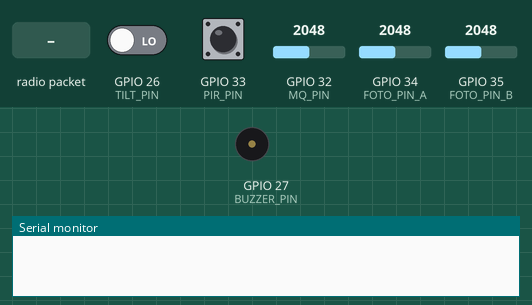
Bench run of a sketch on a simulated ESP32. Shown: buzzer (waves = sounding), the last lines printed to the serial monitor. Inputs (shaded band) come from the test bench; at power-on: GPIO 26 (TILT_PIN) LOW, GPIO 32 (MQ_PIN) = 2048, GPIO 33 (PIR_PIN) HIGH, GPIO 34 (FOTO_PIN_A) = 2048, GPIO 35 (FOTO_PIN_B) = 2048 (analog values on the 0–4095 scale). No radio packets arrive unless stated.

Above: at 1.2 s.
1.3 s: radio packet "1" arrives
At 2.1 s:
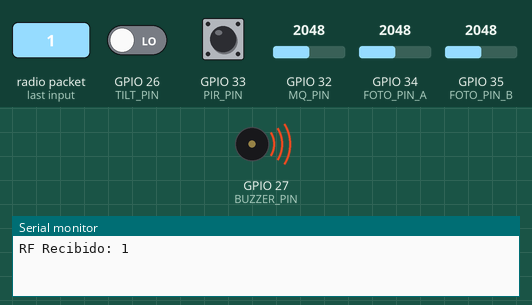
4.3 s: radio packet "0" arrives
Timing chart, 0 to 12.8 s (numbered marks = the images above; inputs shaded):
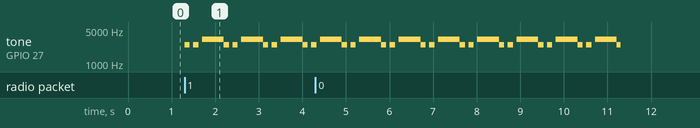

The sketch:

main_5mayo.ino
```cpp
#include <WiFi.h>
#include "config.h"
#include "TiltSensor.h"
#include "PIRSensor.h"
#include "FotoSensor.h"
#include "WebServerManager.h"
#include "MQSensor.h"
#include "Buzzer.h"
#include <RH_ASK.h>
#include "RFReceiver.h"

RH_ASK rf_driver(2000, 18, 2, 0);
Buzzer buzzer(BUZZER_PIN);
RFReceiver rfReceiver(&rf_driver, &buzzer);
MQSensor mq(MQ_PIN);
TiltSensor tilt(TILT_PIN, &rf_driver);
PIRSensor pir(PIR_PIN);
FotoSensor foto(FOTO_PIN_A, FOTO_PIN_B);
bool CoolUI = true;
WebServerManager web(tilt, pir, foto, mq, rfReceiver, CoolUI);

bool prevTiltAlert = false;

void setup() {
    Serial.begin(115200);
    WiFi.softAP(WIFI_SSID, WIFI_PASS);

    rf_driver.init();
    rfReceiver.begin();
    tilt.begin();
    pir.begin();
    foto.begin();
    mq.begin();
    buzzer.begin();
    web.begin();
}

void loop() {
    pir.update();
    foto.update();
    mq.update();
    rfReceiver.update();
    tilt.update();

    bool currentTiltAlert = tilt.isAlertActive();

    if (currentTiltAlert && !prevTiltAlert) {
        buzzer.playAlert();
    }

    // Si la alerta termina, apagamos el buzzer si no hay RF sonando
    if (!currentTiltAlert && prevTiltAlert) {
        buzzer.stop(); // Opcional si quieres silencio inmediato
    }

    prevTiltAlert = currentTiltAlert;

    buzzer.update();
    web.handleClient();
}
```

Buzzer.cpp
```cpp
#include "Buzzer.h"

Buzzer::Buzzer(int pin) : _pin(pin) {}

void Buzzer::begin() {
    pinMode(_pin, OUTPUT);
    ledcAttach(_pin, 2000, BUZZER_RESOLUTION);
    ledcWrite(_pin, 0);
}

void Buzzer::playAlert() {
    unsigned long now = millis();
    if (now < _endTime) {
        _endTime += 20000;
    } else {
        _endTime = now + 20000;
        _playing = true;
        _step = 0;
        _stepStart = now;
        playStep();
    }
}

void Buzzer::addTime(unsigned long t) {
    unsigned long now = millis();
    if (now < _endTime) {
        _endTime += t;
    } else {
        _endTime = now + t;
        _playing = true;
        _step = 0;
        _stepStart = now;
        playStep();
    }
}

void Buzzer::stop() {
    _playing = false;
    _endTime = 0;
    ledcWrite(_pin, 0);
}

void Buzzer::playStep() {
    int freq = _freqs[_step];
    if (freq == 0) {
        ledcWrite(_pin, 0);
    } else {
        ledcAttach(_pin, freq, BUZZER_RESOLUTION);
        ledcWrite(_pin, BUZZER_DUTY);
    }
}

void Buzzer::update() {
    if (!_playing) return;

    unsigned long now = millis();

    if (now >= _endTime) {
        stop();
        return;
    }

    if (now - _stepStart >= _durations[_step]) {
        _step = (_step + 1) % MELODY_LENGTH;
        _stepStart = now;
        playStep();
    }
}
```

Buzzer.h
```cpp
#pragma once

#include <Arduino.h>
#include "config.h"

class Buzzer {
public:
    Buzzer(int pin);

    void begin();
    void playAlert();
    void update();
    void addTime(unsigned long t);
    void stop();

private:
    int _pin;
    bool _playing = false;
    int _step = 0;
    unsigned long _stepStart = 0;
    unsigned long _endTime = 0;

    static const int MELODY_LENGTH = 5;
    int _freqs[MELODY_LENGTH] = {2500, 0, 2500, 0, 3200};
    int _durations[MELODY_LENGTH] = {120, 80, 120, 80, 500};

    void playStep();
};
```

FotoSensor.cpp
```cpp
#include "FotoSensor.h"

FotoSensor::FotoSensor(int pinA, int pinB)
    : _pinA(pinA), _pinB(pinB) {}

void FotoSensor::begin() {
    pinMode(_pinA, INPUT);
    pinMode(_pinB, INPUT);

    analogReadResolution(12);
}

float FotoSensor::adcToVoltage(int adc) {
    return (adc * ADC_VREF) / ADC_MAX;
}

void FotoSensor::update() {
    int rawA = analogRead(_pinA);
    int rawB = analogRead(_pinB);

    _voltageA = adcToVoltage(rawA);
    _voltageB = adcToVoltage(rawB);

    _cellReading = _voltageA - _voltageB;

    if (_cellReading < 0) {
        _cellReading = 0;
    }

    classifyLight();
}

void FotoSensor::classifyLight() {
    if (_cellReading <= FOTO_OSCURIDAD_MAX) {
        _lightState = "Oscuridad";
    } else if (_cellReading <= FOTO_TENUE_MAX) {
        _lightState = "Luz tenue";
    } else if (_cellReading <= FOTO_MEDIA_MAX) {
        _lightState = "Intensidad media";
    } else {
        _lightState = "Intensidad alta";
    }
}

float FotoSensor::getVoltageA() {
    return _voltageA;
}

float FotoSensor::getVoltageB() {
    return _voltageB;
}

float FotoSensor::getCellReading() {
    return _cellReading;
}

String FotoSensor::getLightState() {
    return _lightState;
}
```

FotoSensor.h
```cpp
#pragma once

#include <Arduino.h>
#include "config.h"

class FotoSensor {
public:
    FotoSensor(int pinA, int pinB);

    void begin();
    void update();

    float getVoltageA();
    float getVoltageB();
    float getCellReading();
    String getLightState();

private:
    int _pinA;
    int _pinB;

    float _voltageA = 0.0;
    float _voltageB = 0.0;
    float _cellReading = 0.0;

    String _lightState = "Oscuridad";

    float adcToVoltage(int adc);
    void classifyLight();
};
```

MQSensor.cpp
```cpp
#include "MQSensor.h"

MQSensor::MQSensor(int pin) : _pin(pin) {}

void MQSensor::begin() {
    pinMode(_pin, INPUT);
    analogReadResolution(12);
}

void MQSensor::update() {
    if (millis() - _tiempoAnterior >= _intervaloLectura) {
        int raw = analogRead(_pin);

        _samples[_sampleIndex] = raw;
        _sampleIndex++;

        if (_sampleIndex >= MQ_FILTER_WINDOW) {
            _sampleIndex = 0;
            _bufferFilled = true;
        }

        if (_bufferFilled || _sampleIndex > 0) {
            _adcValue = computeMedian();
            classifyPollution();
        }

        _tiempoAnterior = millis();
    }
}

int MQSensor::computeMedian() {
    int size = _bufferFilled ? MQ_FILTER_WINDOW : _sampleIndex;

    int temp[MQ_FILTER_WINDOW];
    for (int i = 0; i < size; i++) temp[i] = _samples[i];

    // Insertion sort (eficiente para N pequeño)
    for (int i = 1; i < size; i++) {
        int key = temp[i];
        int j = i - 1;
        while (j >= 0 && temp[j] > key) {
            temp[j + 1] = temp[j];
            j--;
        }
        temp[j + 1] = key;
    }

    return temp[size / 2];
}

void MQSensor::classifyPollution() {
    if (_adcValue < MQ_LOW_MAX) {
        _pollutionState = "Nivel bajo";
    } else if (_adcValue < MQ_MEDIUM_MAX) {
        _pollutionState = "Nivel medio";
    } else if (_adcValue >= MQ_HIGH_MIN) {
        _pollutionState = "Nivel alto";
    } else {
        _pollutionState = "Nivel medio-alto";
    }
}

int MQSensor::getADC() {
    return _adcValue;
}

String MQSensor::getPollutionState() {
    return _pollutionState;
}
```

MQSensor.h
```cpp
#pragma once

#include <Arduino.h>
#include "config.h"

#define MQ_FILTER_WINDOW 11  // impar para mediana limpia

class MQSensor {
public:
    MQSensor(int pin);

    void begin();
    void update();

    int getADC();
    String getPollutionState();

private:
    int _pin;

    int _samples[MQ_FILTER_WINDOW];
    int _sampleIndex = 0;
    bool _bufferFilled = false;

    int _adcValue = 0;
    String _pollutionState = "Nivel bajo";
    unsigned long _tiempoAnterior = 0;
    const unsigned long _intervaloLectura = 100;

    int computeMedian();
    void classifyPollution();
};
```

PIRSensor.cpp
```cpp
#include "PIRSensor.h"

PIRSensor::PIRSensor(int pin) : _pin(pin) {}

void PIRSensor::begin() {
    pinMode(_pin, INPUT);
}

void PIRSensor::update() {
    _motionDetected = digitalRead(_pin);
}

bool PIRSensor::isMotionDetected() {
    return _motionDetected;
}
```

PIRSensor.h
```cpp
#pragma once
#include <Arduino.h>

class PIRSensor {
public:
    PIRSensor(int pin);

    void begin();
    void update();

    bool isMotionDetected();

private:
    int _pin;
    bool _motionDetected = false;
};
```

RFReceiver.cpp
```cpp
#include "RFReceiver.h"

RFReceiver::RFReceiver(RH_ASK* driver, Buzzer* buzzer)
: _driver(driver), _buzzer(buzzer) {}

void RFReceiver::begin() {}

void RFReceiver::update() {
    uint8_t buf[RH_ASK_MAX_MESSAGE_LEN];
    uint8_t len = sizeof(buf);

    // Borrar historial después de 5 segundos de inactividad
    if (_logs.size() > 0 && (millis() - _logTimestamp > 5000)) {
        _logs.clear();
    }

    if (_driver->recv(buf, &len)) {
        buf[len] = '\0'; // Asegurar fin de cadena
        String msg = String((char*)buf);

        Serial.print("RF Recibido: ");
        Serial.println(msg);

        addLog(msg);
        _buzzer->addTime(5000); // Activar buzzer 5 seg por cualquier RF
    }
}

void RFReceiver::addLog(String msg) {
    if (_logs.size() > 5) {
        _logs.erase(_logs.begin());
    }
    _logs.push_back(msg);
    _logTimestamp = millis();
}

int RFReceiver::getLogCount() {
    return _logs.size();
}

String RFReceiver::getLog(int index) {
    if (index >= 0 && (size_t)index < _logs.size()) {
        return _logs[index];
    }
    return "";
}
```

RFReceiver.h
```cpp
#pragma once

#include <RH_ASK.h>
#include "Buzzer.h"
#include <vector>

class RFReceiver {
public:
    RFReceiver(RH_ASK* driver, Buzzer* buzzer);

    void begin();
    void update();

    // Métodos para el WebServerManager
    int getLogCount();
    String getLog(int index);

private:
    RH_ASK* _driver;
    Buzzer* _buzzer;

    std::vector<String> _logs;
    unsigned long _logTimestamp = 0;

    void addLog(String msg);
};
```

TiltSensor.cpp
```cpp
#include "TiltSensor.h"

TiltSensor::TiltSensor(int pin, RH_ASK* driver) : _pin(pin), _rfDriver(driver) {}

void TiltSensor::begin() {

    pinMode(_pin, INPUT_PULLDOWN);
    _sampleIndex = 0;
    _bufferFilled = false;
    _rfSent = false;

    _filteredState = 0;
    _prevFilteredState = 0;

    _tiltDetected = false;
    _alert = false;
    _alertStart = 0;

    _count = 0;
    _windowStart = 0;

}

void TiltSensor::resetSequence() {
    _sampleIndex = 0;
    _bufferFilled = false;

    _filteredState = 0;
    _prevFilteredState = 0;

    _tiltDetected = false;

    _count = 0;
    _windowStart = 0;
}

int TiltSensor::computeFilteredState() {
    int size = _bufferFilled ? TILT_FILTER_WINDOW : _sampleIndex;

    if (size < TILT_FILTER_WINDOW) {
        return _filteredState;
    }

    int ones = 0;

    for (int i = 0; i < size; i++) {
        if (_samples[i] == 1) ones++;
    }

    int percentOnes = (ones * 100) / size;
    int percentZeros = 100 - percentOnes;

    if (percentOnes >= TILT_FILTER_THRESHOLD_PERCENT) {
        return 1;
    }

    if (percentZeros >= TILT_FILTER_THRESHOLD_PERCENT) {
        return 0;
    }

    return -1;
}

void TiltSensor::update() {
    int raw = digitalRead(_pin);

    _tiltDetected = false;

    if (_alert && millis() - _alertStart > ALERT_HOLD_MS) {
        _alert = false;
        _rfSent = false;
    }

    _samples[_sampleIndex] = raw;
    _sampleIndex++;

    if (_sampleIndex >= TILT_FILTER_WINDOW) {
        _sampleIndex = 0;
        _bufferFilled = true;
    }

    int newState = computeFilteredState();

    if (newState == -1) {
        resetSequence();
        return;
    }

    _prevFilteredState = _filteredState;
    _filteredState = newState;

    if (_prevFilteredState == 1 && _filteredState == 0) {
        if (_count == 0) {
            _windowStart = millis();
        }

        _count++;
        _tiltDetected = true;

        if (_count >= EVENT_THRESHOLD) {
            _alert = true;
            _alertStart = millis();

    // ===== TRANSMISION RF =====
            if (!_rfSent && _rfDriver != nullptr) {

                char mensaje[] = "RX_A9_E9";

                _rfDriver->send((uint8_t*)mensaje, 8);
                _rfDriver->waitPacketSent();

                Serial.println(">>> RF ENVIADO: RX_A9_E9");

                _rfSent = true;
            }

            _count = 0;
            _windowStart = 0;
        }
    }

    if (_count > 0 && millis() - _windowStart > EVENT_WINDOW_MS) {
        resetSequence();
        return;
    }
}

bool TiltSensor::isTiltDetected() {
    return _tiltDetected;
}

bool TiltSensor::isAlertActive() {
    return _alert;
}

int TiltSensor::getCount() {
    return _count;
}
```

TiltSensor.h
```cpp
#pragma once

#include <Arduino.h>
#include "config.h"
#include <RH_ASK.h>

class TiltSensor {
public:
    TiltSensor(int pin, RH_ASK* driver);

    void begin();
    void update();

    bool isTiltDetected();
    bool isAlertActive();
    int getCount();

private:
    int _pin;

    int _samples[TILT_FILTER_WINDOW];
    int _sampleIndex = 0;
    bool _bufferFilled = false;

    int _filteredState = 0;
    int _prevFilteredState = 0;

    bool _tiltDetected = false;
    bool _alert = false;
    unsigned long _alertStart = 0;

    int _count = 0;
    unsigned long _windowStart = 0;

    int computeFilteredState();
    void resetSequence();

    RH_ASK* _rfDriver;
    bool _rfSent;
};
```

WebServerManager.h
```cpp
#pragma once
#include <WebServer.h>
#include "TiltSensor.h"
#include "PIRSensor.h"
#include "FotoSensor.h"
#include "MQSensor.h"
#include "RFReceiver.h"

class WebServerManager {
public:
    WebServerManager(TiltSensor& tilt, PIRSensor& pir, FotoSensor& foto, MQSensor& mq, RFReceiver& rf, bool useCoolUI = true);

    void begin();
    void handleClient();

private:
    WebServer server;
    TiltSensor& tiltSensor;
    PIRSensor& pirSensor;
    FotoSensor& fotoSensor;
    MQSensor& mqSensor;
    RFReceiver& rfReceiver;
    bool _useCoolUI;

    void handleRoot();
    void handleData();
};
```

config.h
```cpp
#pragma once

#define WIFI_SSID "Equipo9"
#define WIFI_PASS "123456789"

//PINES
#define PIR_PIN 33
#define TILT_PIN 26 //14
#define FOTO_PIN_A 34 //ADC
#define FOTO_PIN_B 35 //ADC
#define MQ_PIN 32 //ADC
#define BUZZER_PIN 27 //PWM


// pir

// tilt
#define TILT_FILTER_WINDOW 50
#define TILT_FILTER_THRESHOLD_PERCENT 50

#define EVENT_WINDOW_MS 10000
#define EVENT_THRESHOLD 4

#define ALERT_HOLD_MS 3000

// fotoresistencia
#define ADC_MAX 4095.0
#define ADC_VREF 3.3

#define FOTO_OSCURIDAD_MAX 0.3
#define FOTO_TENUE_MAX 1.2
#define FOTO_MEDIA_MAX 3.0

// MQ
#define MQ_LOW_MAX 200
#define MQ_MEDIUM_MAX 400
#define MQ_HIGH_MIN 600

// Buzzer
#define BUZZER_CHANNEL 0
#define BUZZER_RESOLUTION 8
#define BUZZER_DUTY 128
```

Source omitted: WebServerManager.cpp (15073 bytes)

Measured:
- after the input at 1.3 s, tone on GPIO 27 (BUZZER_PIN): silent → 2500 Hz at once, then repeats every 0.90 s: silent 0.08 s, 2500 Hz 0.12 s, silent 0.08 s, 3200 Hz 0.50 s, 2500 Hz 0.12 s
